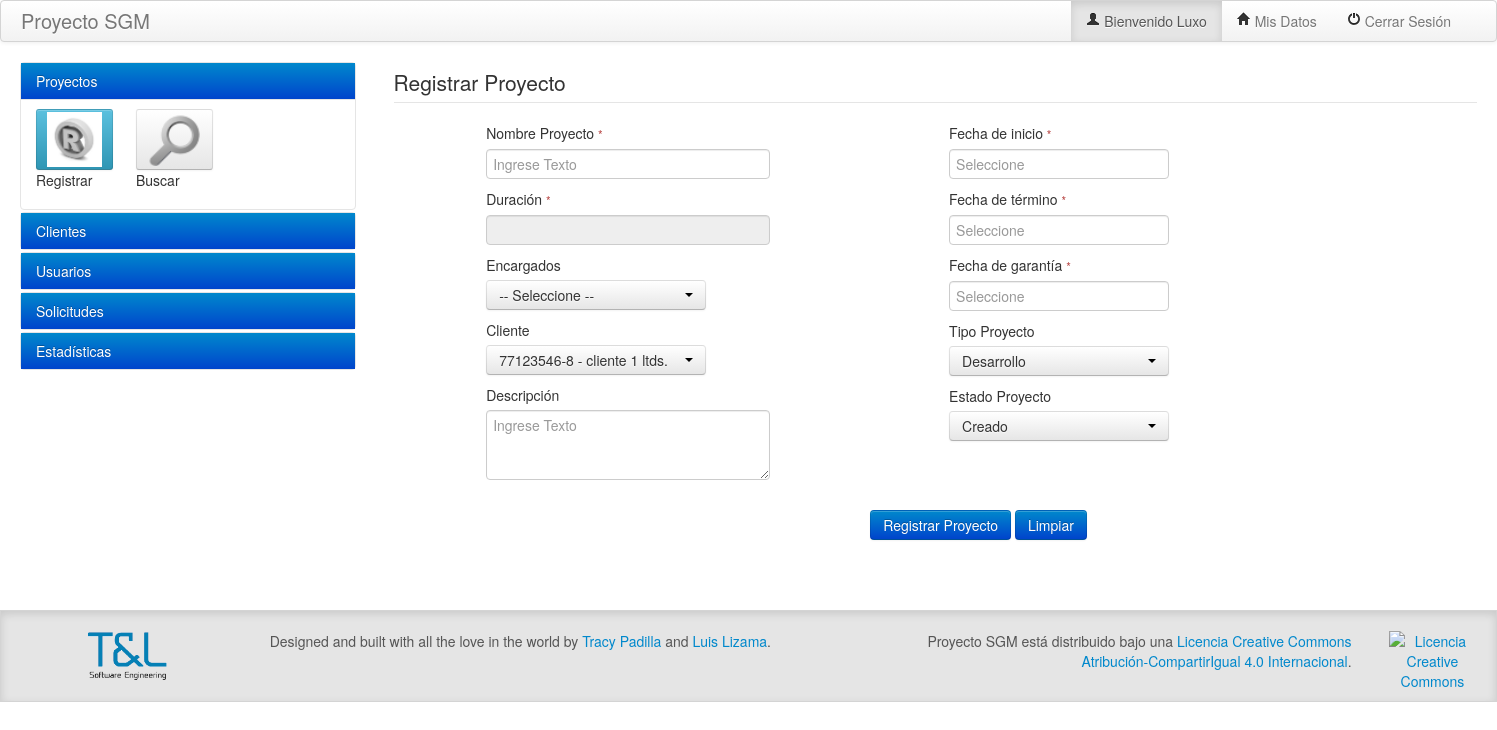
The app's page /Fuentes/SGM/crear_proyecto.php (signed in) with its own data.
### tables this page shows
CREATE TABLE tsg_cliente (
  cli_id int(10) NOT NULL AUTO_INCREMENT COMMENT 'Identificador único de la cliente.',
  cli_nombre varchar(255) NOT NULL COMMENT 'corresponde al nombre del cliente',
  cli_apellido varchar(255) NOT NULL COMMENT 'apellido del cliente',
  cli_correo varchar(255) DEFAULT NULL COMMENT 'correo electrónico del cliente',
  cli_empresa varchar(255) DEFAULT NULL COMMENT 'nombre de la empresa en la cual se encuentra posicionado el cliente',
  cli_rut varchar(255) NOT NULL COMMENT 'rut del cliente',
  cli_direccion varchar(255) DEFAULT NULL COMMENT 'dirección del cliente',
  cli_fecha_ini datetime NOT NULL COMMENT 'fecha de inicio del cliente',
  cli_fecha_mod datetime NULL DEFAULT NULL COMMENT 'fecha de modificación del cliente',
  cli_activo tinyint(1) NOT NULL COMMENT '\r\nse deja la tabla de cliente con la opción para saber si el usuario esta activo o inactivo, en la BD se mostrara oculto si se elimino por sistema. (1 o 0 ) Eliminación logica.',
  cli_usu_creador varchar(255) NOT NULL COMMENT 'Usuario creador',
  PRIMARY KEY (cli_id)
);

CREATE TABLE sqi_tipo_proyecto (
  tip_id int(10) NOT NULL AUTO_INCREMENT COMMENT 'Identificador único',
  tip_nombre varchar(100) NOT NULL COMMENT 'Nombre del tipo de proyecto',
  tip_descrip varchar(1000) DEFAULT NULL COMMENT 'Descripción del tipo de proyecto',
  tip_activo tinyint(1) NOT NULL COMMENT 'Registro activo',
  tip_usu_creador varchar(255) NOT NULL COMMENT 'Usuario creador',
  tip_fecha_creacion datetime NOT NULL COMMENT 'Fecha de creación',
  tip_fecha_modificacion datetime DEFAULT NULL COMMENT 'Fecha de modificación',
  PRIMARY KEY (tip_id)
);

CREATE TABLE tsg_estado_proyecto (
  est_id int(10) NOT NULL AUTO_INCREMENT COMMENT 'identificador único del estado del proyecto',
  est_nombre varchar(255) NOT NULL COMMENT 'nombre del estado del proyecto',
  est_descrip int(10) DEFAULT NULL COMMENT 'descripción del estado del proyecto',
  est_activo int(10) NOT NULL COMMENT 'eliminación logica del sistema',
  PRIMARY KEY (est_id)
);

### Fuentes/SGM/config/comunes.php (the view, shortened to what this page needs)
<?php
class Utilidades
{
    private $V_HOST;
    private $V_USER;
    private $V_PASS;
    private $V_BBDD;
    function __construct($V_HOST="localhost", $V_USER="sgm", $V_PASS="sgm", $V_BBDD="sgm")
    {
        $this->V_HOST=$V_HOST;
        $this->V_USER=$V_USER;
        $this->V_PASS=$V_PASS;
        $this->V_BBDD=$V_BBDD;
    }
    public function GeneraSelectClientes($nombre, $multiple = false, $buscar = false, $size = 0){
        $html  = "<label>Cliente</label>";
        $html .= "<select class=\"selectpicker\" id=\"$nombre\" name=\"$nombre";
        if($multiple == true){
            $html .= "[]\"  multiple ";
        }
        else{
            $html .= "\" ";
        }
        if($buscar == true){
            $html .= " data-live-search=\"true\" ";
        }
        if($size != 0)
        {
            $html .= " data-size=\"$size\"  ";
        }
        $html .= ">";
        $mySqli = new mysqli($this->V_HOST, $this->V_USER, $this->V_PASS, $this->V_BBDD);
        $query = "SELECT `cli_id`, `cli_empresa`, `cli_rut` FROM `tsg_cliente` WHERE `cli_activo` = 1 ";
        $res = $mySqli -> query($query);
        if ($mySqli -> affected_rows > 0) {
            while ($row = $res -> fetch_assoc()) {
                $html .= "<option value='".$row["cli_id"]."'>".$row["cli_rut"]." - ".$row["cli_empresa"]."</option>";
            }
        }
        $html .= "</select>";
        return $html;
    }
    public function GeneraSelectTipoProyecto($nombre, $multiple = false, $buscar = false, $size = 0){
        $html  = "<label>Tipo Proyecto</label>";
        $html .= "<select class=\"selectpicker\" id=\"$nombre\" name=\"$nombre";
        if($multiple == true){
            $html .= "[]\"  multiple ";
        }
        else{
            $html .= "\" ";
        }
        if($buscar == true){
            $html .= " data-live-search=\"true\" ";
        }
        if($size != 0)
        {
            $html .= " data-size=\"$size\"  ";
        }
        $html .= ">";
        $mySqli = new mysqli($this->V_HOST, $this->V_USER, $this->V_PASS, $this->V_BBDD);
        $query = "SELECT `tip_id`, `tip_nombre` FROM `sqi_tipo_proyecto` WHERE `tip_activo` = 1 ";
        $res = $mySqli -> query($query);
        if ($mySqli -> affected_rows > 0) {
            while ($row = $res -> fetch_assoc()) {
                $html .= "<option value='".$row["tip_id"]."'>".$row["tip_nombre"]."</option>";
            }
        }
        $html .= "</select>";
        return $html;
    }
    public function GeneraSelectEncargado($nombre, $multiple = false, $buscar = false, $size = 0){
        $html  = "<label>Encargado</label>";
        if($multiple)
        {
            $html  = "<label>Encargados</label>";
        }
        $html .= "<select class=\"selectpicker\" id=\"$nombre\" name=\"$nombre";
        if($multiple == true){
            $html .= "[]\"  multiple ";
        }
        else{
            $html .= "\" ";
        }
        if($buscar == true){
            $html .= " data-live-search=\"true\" ";
        }
        if($size != 0)
        {
            $html .= " data-size=\"$size\"  ";
        }
        $html .= ">";
        $html .= "</select>";
        return $html;
    }
    public function GeneraSelectEstadoProyecto($nombre, $multiple = false, $buscar = false, $size = 0){
        $html  = "<label>Estado Proyecto</label>";
        $html .= "<select class=\"selectpicker\" id=\"$nombre\" name=\"$nombre";
        if($multiple == true){
            $html .= "[]\"  multiple ";
        }
        else{
            $html .= "\" ";
        }
        if($buscar == true){
            $html .= " data-live-search=\"true\" ";
        }
        if($size != 0)
        {
            $html .= " data-size=\"$size\"  ";
        }
        $html .= ">";
        $mySqli = new mysqli($this->V_HOST, $this->V_USER, $this->V_PASS, $this->V_BBDD);
        $query = "SELECT est_id, est_nombre
                    FROM tsg_estado_proyecto
                    WHERE est_activo = 1";
        $res = $mySqli -> query($query);
        if ($mySqli -> affected_rows > 0) {
            while ($row = $res -> fetch_assoc()) {
                $html .= "<option value='".$row["est_id"]."'>".$row["est_nombre"]."</option>";
            }
        }
        $html .= "</select>";
        return $html;
    }
};
?>

### records on screen
tsg_cliente: cli_rut "77123546-8", cli_empresa "cliente 1 ltds."
sqi_tipo_proyecto: tip_nombre "Desarrollo"
tsg_estado_proyecto: est_nombre "Creado"

### other values on screen
$V_TITULO "Proyecto SGM"
$_SESSION['usuario'] "Luxo"
$titulo "Proyectos"
$opcion['TITULO'] "Registrar"
$opcion['TITULO'] "Buscar"
$titulo "Clientes"
$titulo "Usuarios"
$titulo "Solicitudes"
$titulo "Estadísticas"
